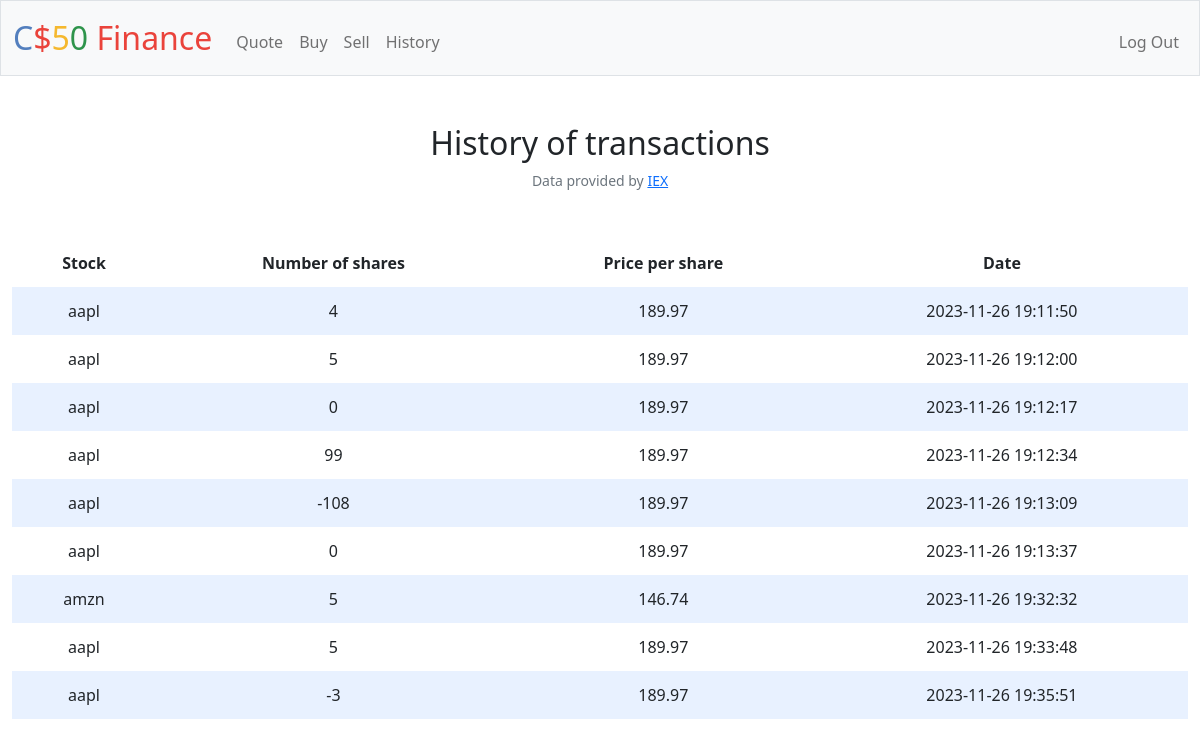
The page /history (signed in) on the database as committed earlier.
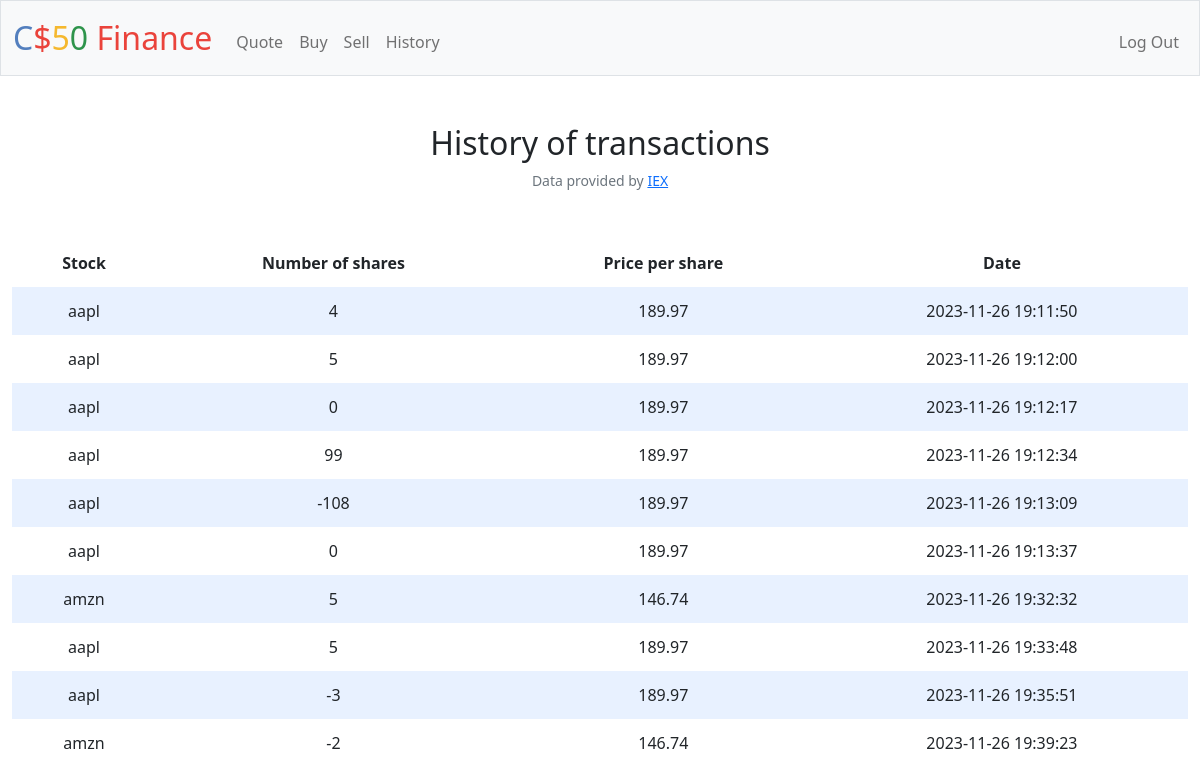
The same page on the database as committed later.
### tables this page shows
CREATE TABLE purchases (
id INTEGER PRIMARY KEY AUTOINCREMENT NOT NULL,
id_user INTEGER REFERENCES users(id),
stock TEXT NOT NULL,
number_shares NUMERIC NOT NULL,
price_per_share NUMERIC NOT NULL,
timestamp_column TIMESTAMP
);

### app.py (the view)
@app.route("/history")
@login_required
def history():
    user_purchases = db.execute("SELECT * FROM purchases WHERE id_user = ?", session.get("user_id"))
    return render_template("history.html", user_purchases = user_purchases)

### app.py (called while the page is built)
@app.after_request
def after_request(response):
    response.headers["Cache-Control"] = "no-cache, no-store, must-revalidate"
    response.headers["Expires"] = 0
    response.headers["Pragma"] = "no-cache"
    return response

### helpers.py (called while the page is built)
def login_required(f):
    @wraps(f)
    def decorated_function(*args, **kwargs):
        if session.get("user_id") is None:
            return redirect("/login")
        return f(*args, **kwargs)
    return decorated_function

### templates/history.html (shortened to what this page needs)
{% extends "layout.html" %}
{% block main %}
<h2>History of transactions</h2>
<table>
    <thead>
        <tr>
            <th>Stock</th>
            <th>Number of shares</th>
            <th>Price per share</th>
            <th>Date</th>
        </tr>
    </thead>
    <tbody>
        {% for stock in user_purchases %}
        <tr>
        <td>{{ stock.stock }}</td>
        <td>{{ stock.number_shares }}</td>
        <td>{{ stock.price_per_share }}</td>
        <td>{{ stock.timestamp_column }}</td>
        </tr>
        {% endfor %}
    </tbody>
{% endblock %}

### templates/layout.html (shortened to what this page needs)
<!DOCTYPE html>
<html lang="en">
    <head>
        <link href="https://cdn.jsdelivr.net/npm/bootstrap@5.1.3/dist/css/bootstrap.min.css" rel="stylesheet">
        <link href="/static/styles.css" rel="stylesheet">
    </head>
    <body>
        <nav class="bg-light border navbar navbar-expand-md navbar-light">
            <div class="container-fluid">
                <a class="navbar-brand" href="/"><span class="blue">C</span><span class="red">$</span><span class="yellow">5</span><span class="green">0</span> <span class="red">Finance</span></a>
                <div class="collapse navbar-collapse" id="navbar">
                    {% if session["user_id"] %}
                        <ul class="navbar-nav me-auto mt-2">
                            <li class="nav-item"><a class="nav-link" href="/quote">Quote</a></li>
                            <li class="nav-item"><a class="nav-link" href="/buy">Buy</a></li>
                            <li class="nav-item"><a class="nav-link" href="/sell">Sell</a></li>
                            <li class="nav-item"><a class="nav-link" href="/history">History</a></li>
                        </ul>
                        <ul class="navbar-nav ms-auto mt-2">
                            <li class="nav-item"><a class="nav-link" href="/logout">Log Out</a></li>
                        </ul>
                    {% else %}
                        <ul class="navbar-nav ms-auto mt-2">
                            <li class="nav-item"><a class="nav-link" href="/register">Register</a></li>
                            <li class="nav-item"><a class="nav-link" href="/login">Log In</a></li>
                        </ul>
                    {% endif %}
                </div>
            </div>
        </nav>
        <main class="container-fluid py-5 text-center">
            {% block main %}{% endblock %}
        </main>
        <footer class="mb-5 small text-center text-muted">
            Data provided by <a href="https://iexcloud.io/">IEX</a>
        </footer>
    </body>
</html>

### static/styles.css (style rules this page uses)
nav .navbar-brand { font-size: xx-large; }
nav .navbar-brand .blue { color: #537fbe; }
nav .navbar-brand .red { color: #ea433b; }
nav .navbar-brand .yellow { color: #f5b82e; }
nav .navbar-brand .green { color: #2e944b; }
table { background-color: transparent; margin-bottom: 1rem; width: 100%; }
table th, table td { padding: 0.75rem; vertical-align: middle; }
tbody tr:nth-of-type(odd) { background-color: rgb(179, 208, 255, 0.3) }

Rows that differ between the two databases and show on the page:
added purchases: stock "amzn", number_shares "-2", price_per_share "146.74", timestamp_column "2023-11-26 19:39:23"
